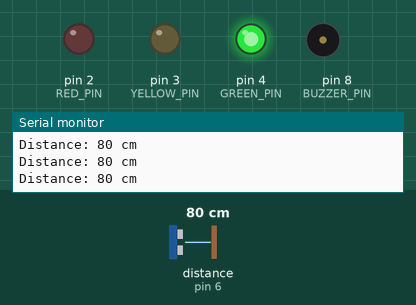
This sketch was run on a simulated Arduino Uno, built with avr-gcc and run on an emulated ATmega328P. Parts: output pins drawn as LEDs (lit = HIGH), buzzer (waves = sounding), the last lines printed to the serial monitor. Wiring (inferred from the names in the program): ultrasonic range finder: trigger pin 7; echo pin 6. The test bench sets the inputs (shaded band); at power-on: distance to the obstacle (sensor on pin 6) 80 cm. The echo pulse lasts 58.3 µs per cm; pins used as bus, display or sensor lines are not drawn.

Above: at 1.2 s.
1.3 s: distance to the obstacle (sensor on pin 6) set to 33 cm
2.8 s: distance to the obstacle (sensor on pin 6) set to 27 cm
At 2.98 s:
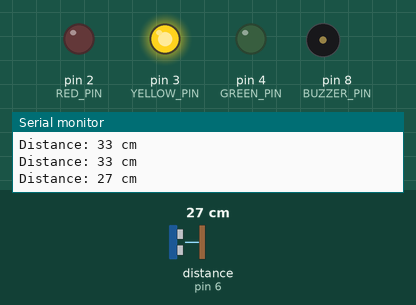
5.8 s: distance to the obstacle (sensor on pin 6) set to 11 cm
8.8 s: distance to the obstacle (sensor on pin 6) set to 8 cm
At 10.0 s:
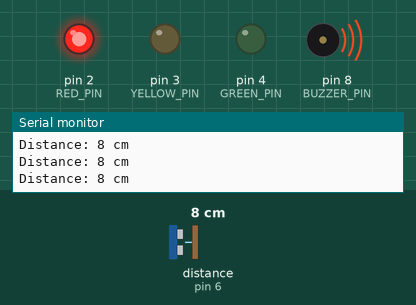
10.3 s: distance to the obstacle (sensor on pin 6) set to 18 cm
At 10.54 s:
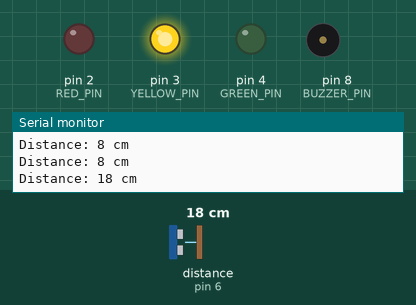
13.3 s: distance to the obstacle (sensor on pin 6) set to 2 cm
At 13.8 s:
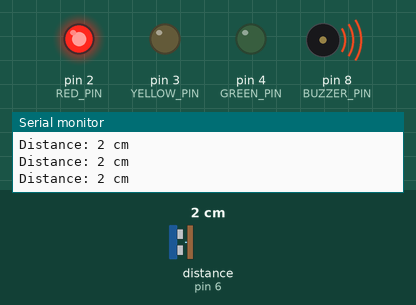
Timing chart, 0 to 15.8 s (numbered marks = the images above; inputs shaded):
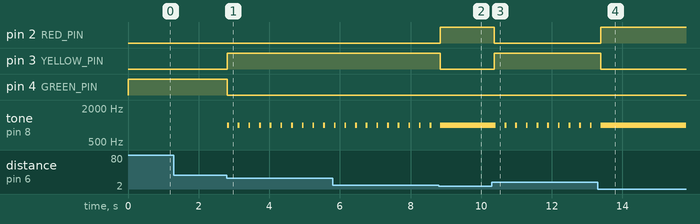

Measured:
- the behaviour switches between 30 and 29 cm on distance to the obstacle (sensor on pin 6) (found by bisection; images 0 and 1)
- the behaviour switches between 10 and 9 cm on distance to the obstacle (sensor on pin 6) (found by bisection; images 1 and 2)
- after the input at 2.8 s, pin 3 (YELLOW_PIN): LOW → HIGH at once; pin 4 (GREEN_PIN): HIGH → LOW at once; tone on pin 8 (BUZZER_PIN): alternates 1000 Hz for 0.05 s and silent for 0.25 s, starting at once
- after the input at 8.8 s, pin 2 (RED_PIN): LOW → HIGH after 0.05 s; pin 3 (YELLOW_PIN): HIGH → LOW after 0.05 s; tone on pin 8 (BUZZER_PIN): goes on until 8.8 s, then stays 1000 Hz
- after the input at 10.3 s, pin 2 (RED_PIN): HIGH → LOW after 0.07 s; pin 3 (YELLOW_PIN): LOW → HIGH after 0.07 s; tone on pin 8 (BUZZER_PIN): alternates 1000 Hz for 0.05 s and silent for 0.25 s, starting after 0.12 s
- after the input at 13.3 s, pin 2 (RED_PIN): LOW → HIGH after 0.08 s; pin 3 (YELLOW_PIN): HIGH → LOW after 0.08 s; tone on pin 8 (BUZZER_PIN): goes on until 13.4 s, then stays 1000 Hz

The sketch:

P11_Parking_Buddy.ino
```cpp
// Project 11: Parking Buddy
// Green = plenty of room, yellow + beeps = getting close, red + alarm = STOP!
// Open the Serial Monitor (9600 baud) to see the distance.

const int TRIG_PIN = 7;
const int ECHO_PIN = 6;
const int GREEN_PIN = 4;
const int YELLOW_PIN = 3;
const int RED_PIN = 2;
const int BUZZER_PIN = 8;

const int NEAR_CM = 30;    // closer than this: slow down
const int CLOSE_CM = 10;   // closer than this: STOP!

long readDistanceCm() {
  digitalWrite(TRIG_PIN, LOW);
  delayMicroseconds(2);
  digitalWrite(TRIG_PIN, HIGH);          // send a 10-microsecond "click"
  delayMicroseconds(10);
  digitalWrite(TRIG_PIN, LOW);
  long echo = pulseIn(ECHO_PIN, HIGH, 30000);   // wait up to 30 ms for the echo
  if (echo == 0) {
    return 999;                          // no echo: nothing nearby
  }
  // 58 microseconds of echo = 1 cm. The +29 rounds to the NEAREST cm.
  return (echo + 29) / 58;
}

void setLights(int green, int yellow, int red) {
  digitalWrite(GREEN_PIN, green);
  digitalWrite(YELLOW_PIN, yellow);
  digitalWrite(RED_PIN, red);
}

void setup() {
  pinMode(TRIG_PIN, OUTPUT);
  pinMode(ECHO_PIN, INPUT);
  pinMode(GREEN_PIN, OUTPUT);
  pinMode(YELLOW_PIN, OUTPUT);
  pinMode(RED_PIN, OUTPUT);
  pinMode(BUZZER_PIN, OUTPUT);
  Serial.begin(9600);
}

void loop() {
  long cm = readDistanceCm();
  Serial.print("Distance: ");
  Serial.print(cm);
  Serial.println(" cm");

  if (cm < CLOSE_CM) {
    setLights(LOW, LOW, HIGH);           // STOP!
    tone(BUZZER_PIN, 1000);              // continuous alarm
    delay(100);
  } else if (cm < NEAR_CM) {
    setLights(LOW, HIGH, LOW);           // careful...
    tone(BUZZER_PIN, 1000, 50);          // short beep
    delay(300);
  } else {
    setLights(HIGH, LOW, LOW);           // all clear
    noTone(BUZZER_PIN);
    delay(100);
  }
}
```
